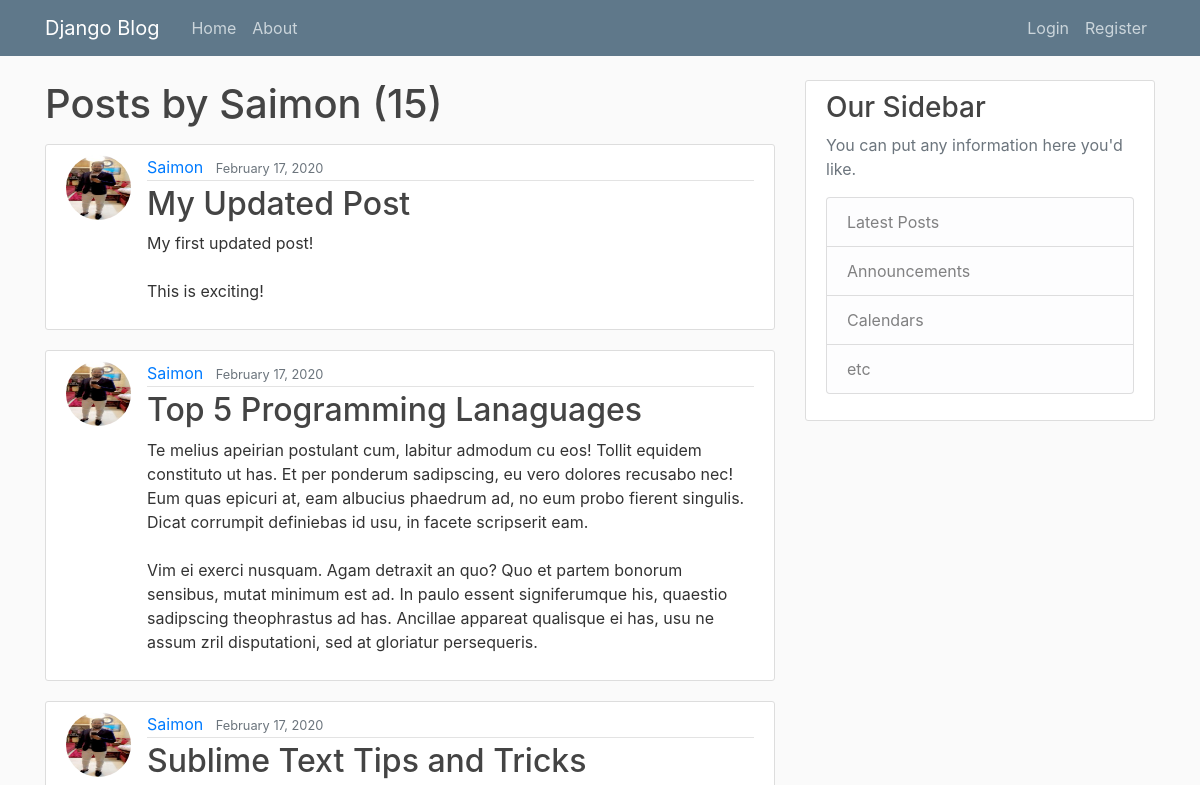
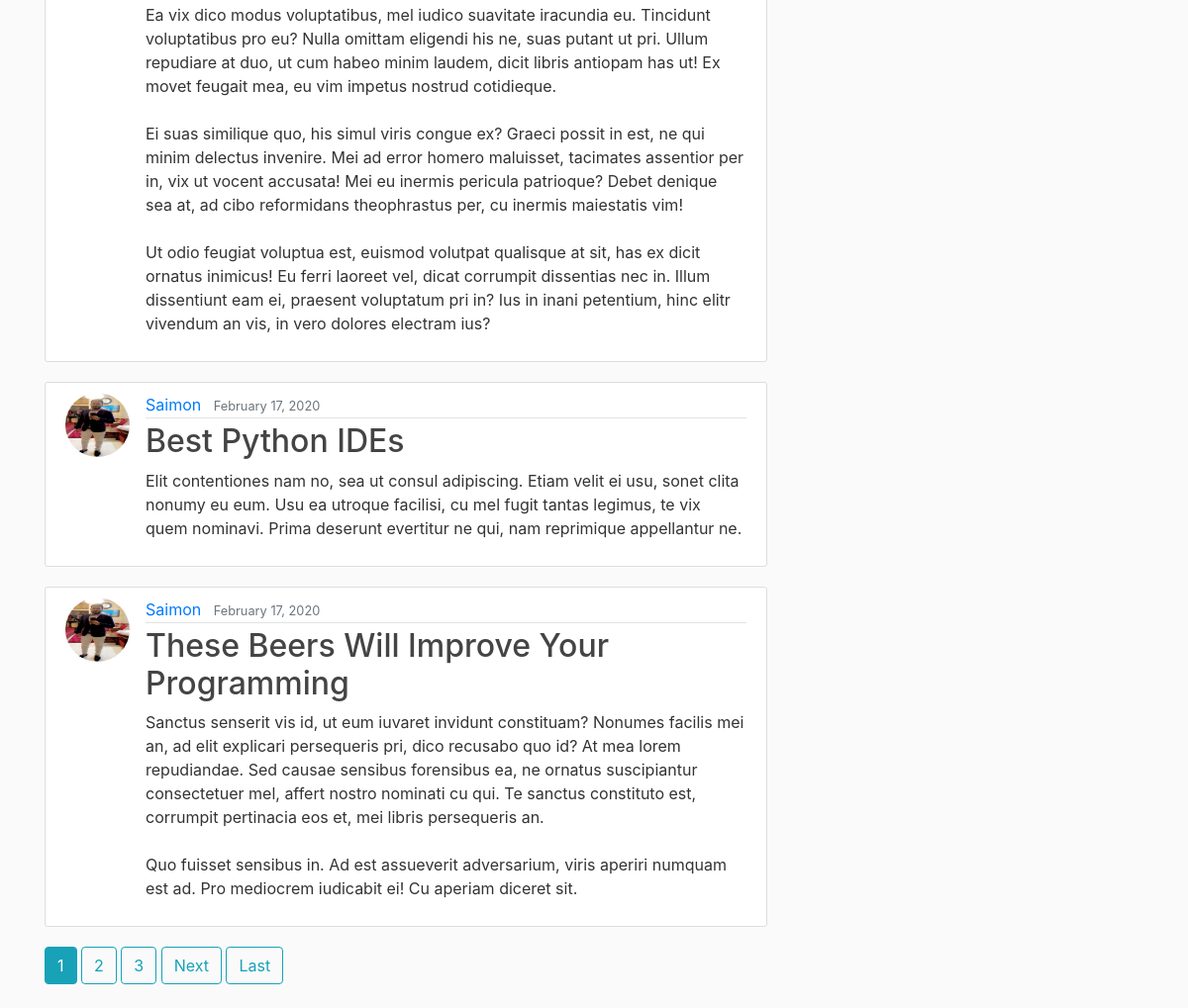
The app's page /user/Saimon with its own data (2 pictures, top to bottom).
### blog/models.py (models this page shows, shortened)
class Post(models.Model):#post class is a table in the db
    title = models.CharField(max_length=100)
    content = models.TextField()
    date_posted = models.DateField(default=timezone.now)
    author = models.ForeignKey(User, on_delete=models.CASCADE)#one to many rel between admin.user table and post(with common attribute author) using foreign key. on_delete=models.CASCADE means if the user is deleted then the post will also be deleted but if post is deleted user will remain

### users/models.py (models this page shows, shortened)
class Profile(models.Model):
    user = models.OneToOneField(User, on_delete=models.CASCADE)# this creates an one to one relationship between current user with profile model
    image = models.ImageField(default='default.jpg', upload_to='profile_pics')#profile_pics will be the stored directory when we upload a pic

### blog/views.py (the view)
# urls.py: path('user/<str:username>', UserPostListView.as_view(), name='user-posts'),# .as_view() convert a class to view
class UserPostListView(ListView):#When you click on the username above a post in the site this class will display you the posts by that user only
    model = Post #Post is the class in model
    template_name = 'blog/user_posts.html'
    context_object_name = 'posts'#just like posts key in the dictionary in home function
    paginate_by = 5#2 posts per page
    def get_queryset(self):#to query all post based on author
        user = get_object_or_404(User, username=self.kwargs.get('username'))#and of the user exists then ,self.kwargs.get('username' is to get the username from the ulr in the website
        return Post.objects.filter(author=user).order_by('-date_posted')

### blog/templates/blog/user_posts.html (shortened to what this page needs)
{% extends "blog/base.html" %}
{% block content %}
    <h1 class="mb-3">Posts by {{ view.kwargs.username }} ({{ page_obj.paginator.count }})</h1>
    {% for post in posts %}
        <article class="media content-section">
        <img class="rounded-circle article-img" src="{{ post.author.profile.image.url }}">
        <div class="media-body">
            <div class="article-metadata">
                <a class="mr-2" href="{% url 'user-posts' post.author.username %}">{{ post.author }}</a>
                <small class="text-muted">{{ post.date_posted|date:"F d, Y" }}</small>
            </div>
            <h2><a class="article-title" href="{% url 'post-detail' post.id %}">{{ post.title }}</a></h2>
            <p class="article-content">{{ post.content }}</p>
        </div>
        </article>
    {% endfor %}
    {% if is_paginated %}
        {% for num in page_obj.paginator.page_range %}
            {% if page_obj.number == num %}
                <a class="btn btn-info mb-4" href="?page={{ num }}">{{ num }}</a>
            {% elif num > page_obj.number|add:'-3' and num < page_obj.number|add:'3'%}
                <a class="btn btn-outline-info mb-4" href="?page={{ num }}">{{ num }}</a>
            {% endif %}
        {% endfor %}
        {% if page_obj.has_next %}
            <a class="btn btn-outline-info mb-4" href="?page={{ page_obj.next_page_number}}">Next</a>
            <a class="btn btn-outline-info mb-4" href="?page={{ page_obj.paginator.num_pages }}">Last</a>
        {% endif%}
    {% endif%}
{% endblock content %}

### blog/static/blog/main.css (style rules this page uses)
body { background: #fafafa; color: #333333; margin-top: 5rem; }
h1, h2, h3, h4, h5, h6 { color: #444444; }
.content-section { background: #ffffff; padding: 10px 20px; border: 1px solid #dddddd; border-radius: 3px; margin-bottom: 20px; }
.article-title { color: #444444; }
.article-content { white-space: pre-line; }
.article-img { height: 65px; width: 65px; margin-right: 16px; }
.article-metadata { padding-bottom: 1px; margin-bottom: 4px; border-bottom: 1px solid #e3e3e3 }

### records on screen
Post: author.profile.image (picture), author "Saimon", date_posted "February 17, 2020", title "My Updated Post", content "My first updated post! This is exciting!"
Post: author.profile.image (picture), author "Saimon", date_posted "February 17, 2020", title "Top 5 Programming Lanaguages", content "Te melius apeirian postulant cum, labitur admodum cu eos! Tollit equidem constituto ut has. Et per ponderum sadipscing, eu vero dolores recusabo nec! Eum quas epicuri at, eam albucius phaedrum ad, no eum probo fierent singulis. Dicat corrumpit definiebas id usu, in facete scripserit eam. Vim ei exerci nusquam. Agam detraxit an quo? Quo et partem bonorum sensibus, mutat minimum est ad. In paulo essent signiferumque his, quaestio sadipscing theophrastus ad has. Ancillae appareat qualisque ei has, usu ne assum zril disputationi, sed at gloriatur persequeris."
Post: author.profile.image (picture), author "Saimon", date_posted "February 17, 2020", title "Sublime Text Tips and Tricks", content "Ea vix dico modus voluptatibus, mel iudico suavitate iracundia eu. Tincidunt voluptatibus pro eu? Nulla omittam eligendi his ne, suas putant ut pri. Ullum repudiare at duo, ut cum habeo minim laudem, dicit libris antiopam has ut! Ex movet feugait mea, eu vim impetus nostrud cotidieque. Ei suas similique quo, his simul viris congue ex? Graeci possit in est, ne qui minim delectus invenire. Mei ad error homero maluisset, tacimates assentior per in, vix ut vocent accusata! Mei eu inermis pericula patrioque? Debet denique sea at, ad cibo reformidans theophrastus per, cu inermis maiestatis vim! Ut odio feugiat voluptua est, euismod volutpat qualisque at sit, has ex dicit ornatus inimicus! Eu…"
Post: author.profile.image (picture), author "Saimon", date_posted "February 17, 2020", title "Best Python IDEs", content "Elit contentiones nam no, sea ut consul adipiscing. Etiam velit ei usu, sonet clita nonumy eu eum. Usu ea utroque facilisi, cu mel fugit tantas legimus, te vix quem nominavi. Prima deserunt evertitur ne qui, nam reprimique appellantur ne."
Post: author.profile.image (picture), author "Saimon", date_posted "February 17, 2020", title "These Beers Will Improve Your Programming", content "Sanctus senserit vis id, ut eum iuvaret invidunt constituam? Nonumes facilis mei an, ad elit explicari persequeris pri, dico recusabo quo id? At mea lorem repudiandae. Sed causae sensibus forensibus ea, ne ornatus suscipiantur consectetuer mel, affert nostro nominati cu qui. Te sanctus constituto est, corrumpit pertinacia eos et, mei libris persequeris an. Quo fuisset sensibus in. Ad est assueverit adversarium, viris aperiri numquam est ad. Pro mediocrem iudicabit ei! Cu aperiam diceret sit."

### other values on screen
{{ view.kwargs.username }} "Saimon"
{{ page_obj.paginator.count }} "15"
{{ num }} "1"
{{ num }} "2" "3"
